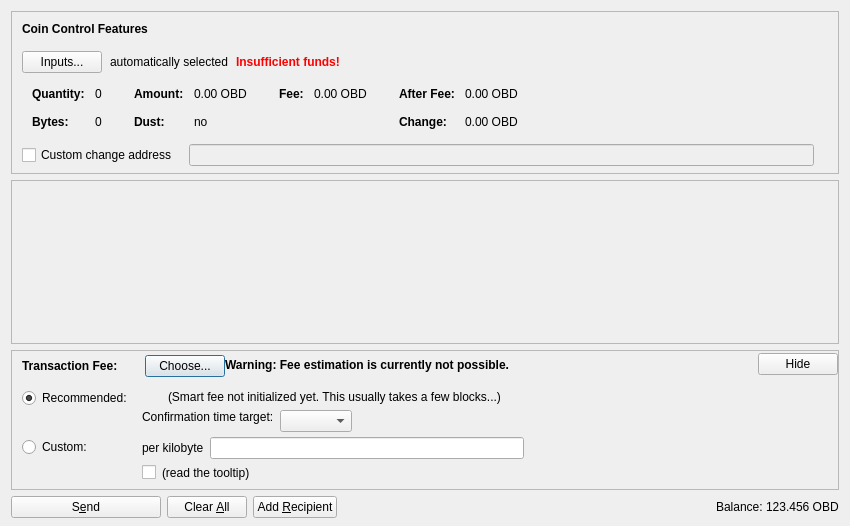
<?xml version="1.0" encoding="UTF-8"?>
<ui version="4.0">
 <class>SendCoinsDialog</class>
 <widget class="QDialog" name="SendCoinsDialog">
  <property name="geometry">
   <rect>
    <x>0</x>
    <y>0</y>
    <width>850</width>
    <height>526</height>
   </rect>
  </property>
  <property name="windowTitle">
   <string>Send Coins</string>
  </property>
  <layout class="QVBoxLayout" name="verticalLayout" stretch="0,1,0,0">
   <property name="bottomMargin">
    <number>8</number>
   </property>
   <item>
    <widget class="QFrame" name="frameCoinControl">
     <property name="sizePolicy">
      <sizepolicy hsizetype="Expanding" vsizetype="Expanding">
       <horstretch>0</horstretch>
       <verstretch>0</verstretch>
      </sizepolicy>
     </property>
     <property name="maximumSize">
      <size>
       <width>16777215</width>
       <height>16777215</height>
      </size>
     </property>
     <property name="frameShape">
      <enum>QFrame::StyledPanel</enum>
     </property>
     <property name="frameShadow">
      <enum>QFrame::Sunken</enum>
     </property>
     <layout class="QVBoxLayout" name="verticalLayoutCoinControl2">
      <property name="spacing">
       <number>0</number>
      </property>
      <property name="leftMargin">
       <number>0</number>
      </property>
      <property name="topMargin">
       <number>0</number>
      </property>
      <property name="rightMargin">
       <number>0</number>
      </property>
      <property name="bottomMargin">
       <number>6</number>
      </property>
      <item>
       <layout class="QVBoxLayout" name="verticalLayoutCoinControl" stretch="0,0,0,0,1">
        <property name="spacing">
         <number>0</number>
        </property>
        <property name="leftMargin">
         <number>10</number>
        </property>
        <property name="topMargin">
         <number>10</number>
        </property>
        <item>
         <layout class="QHBoxLayout" name="horizontalLayoutCoinControl1">
          <property name="bottomMargin">
           <number>15</number>
          </property>
          <item>
           <widget class="QLabel" name="labelCoinControlFeatures">
            <property name="sizePolicy">
             <sizepolicy hsizetype="Preferred" vsizetype="Maximum">
              <horstretch>0</horstretch>
              <verstretch>0</verstretch>
             </sizepolicy>
            </property>
            <property name="font">
             <font>
              <weight>75</weight>
              <bold>true</bold>
             </font>
            </property>
            <property name="styleSheet">
             <string notr="true">font-weight:bold;</string>
            </property>
            <property name="text">
             <string>Coin Control Features</string>
            </property>
           </widget>
          </item>
         </layout>
        </item>
        <item>
         <layout class="QHBoxLayout" name="horizontalLayoutCoinControl2" stretch="0,0,0,0">
          <property name="spacing">
           <number>8</number>
          </property>
          <property name="bottomMargin">
           <number>10</number>
          </property>
          <item>
           <widget class="QPushButton" name="pushButtonCoinControl">
            <property name="styleSheet">
             <string notr="true"/>
            </property>
            <property name="text">
             <string>Inputs...</string>
            </property>
            <property name="autoDefault">
             <bool>false</bool>
            </property>
           </widget>
          </item>
          <item>
           <widget class="QLabel" name="labelCoinControlAutomaticallySelected">
            <property name="text">
             <string>automatically selected</string>
            </property>
            <property name="margin">
             <number>5</number>
            </property>
           </widget>
          </item>
          <item>
           <widget class="QLabel" name="labelCoinControlInsuffFunds">
            <property name="font">
             <font>
              <weight>75</weight>
              <bold>true</bold>
             </font>
            </property>
            <property name="styleSheet">
             <string notr="true">color:red;font-weight:bold;</string>
            </property>
            <property name="text">
             <string>Insufficient funds!</string>
            </property>
            <property name="margin">
             <number>5</number>
            </property>
           </widget>
          </item>
          <item>
           <spacer name="horizontalSpacerCoinControl">
            <property name="orientation">
             <enum>Qt::Horizontal</enum>
            </property>
            <property name="sizeHint" stdset="0">
             <size>
              <width>40</width>
              <height>1</height>
             </size>
            </property>
           </spacer>
          </item>
         </layout>
        </item>
        <item>
         <widget class="QWidget" name="widgetCoinControl" native="true">
          <property name="sizePolicy">
           <sizepolicy hsizetype="Preferred" vsizetype="Preferred">
            <horstretch>0</horstretch>
            <verstretch>0</verstretch>
           </sizepolicy>
          </property>
          <property name="minimumSize">
           <size>
            <width>0</width>
            <height>0</height>
           </size>
          </property>
          <property name="styleSheet">
           <string notr="true"/>
          </property>
          <layout class="QHBoxLayout" name="horizontalLayoutCoinControl5">
           <property name="leftMargin">
            <number>0</number>
           </property>
           <property name="topMargin">
            <number>0</number>
           </property>
           <property name="rightMargin">
            <number>0</number>
           </property>
           <property name="bottomMargin">
            <number>0</number>
           </property>
           <item>
            <layout class="QHBoxLayout" name="horizontalLayoutCoinControl3" stretch="0,0,0,1">
             <property name="spacing">
              <number>20</number>
             </property>
             <property name="topMargin">
              <number>0</number>
             </property>
             <property name="bottomMargin">
              <number>10</number>
             </property>
             <item>
              <layout class="QFormLayout" name="formLayoutCoinControl1">
               <property name="horizontalSpacing">
                <number>10</number>
               </property>
               <property name="verticalSpacing">
                <number>14</number>
               </property>
               <property name="leftMargin">
                <number>10</number>
               </property>
               <property name="topMargin">
                <number>4</number>
               </property>
               <property name="rightMargin">
                <number>6</number>
               </property>
               <item row="0" column="0">
                <widget class="QLabel" name="labelCoinControlQuantityText">
                 <property name="font">
                  <font>
                   <weight>75</weight>
                   <bold>true</bold>
                  </font>
                 </property>
                 <property name="text">
                  <string>Quantity:</string>
                 </property>
                 <property name="margin">
                  <number>0</number>
                 </property>
                </widget>
               </item>
               <item row="0" column="1">
                <widget class="QLabel" name="labelCoinControlQuantity">
                 <property name="cursor">
                  <cursorShape>IBeamCursor</cursorShape>
                 </property>
                 <property name="contextMenuPolicy">
                  <enum>Qt::ActionsContextMenu</enum>
                 </property>
                 <property name="text">
                  <string notr="true">0</string>
                 </property>
                 <property name="margin">
                  <number>0</number>
                 </property>
                 <property name="textInteractionFlags">
                  <set>Qt::LinksAccessibleByMouse|Qt::TextSelectableByKeyboard|Qt::TextSelectableByMouse</set>
                 </property>
                </widget>
               </item>
               <item row="1" column="0">
                <widget class="QLabel" name="labelCoinControlBytesText">
                 <property name="font">
                  <font>
                   <weight>75</weight>
                   <bold>true</bold>
                  </font>
                 </property>
                 <property name="text">
                  <string>Bytes:</string>
                 </property>
                </widget>
               </item>
               <item row="1" column="1">
                <widget class="QLabel" name="labelCoinControlBytes">
                 <property name="cursor">
                  <cursorShape>IBeamCursor</cursorShape>
                 </property>
                 <property name="contextMenuPolicy">
                  <enum>Qt::ActionsContextMenu</enum>
                 </property>
                 <property name="text">
                  <string notr="true">0</string>
                 </property>
                 <property name="textInteractionFlags">
                  <set>Qt::LinksAccessibleByMouse|Qt::TextSelectableByKeyboard|Qt::TextSelectableByMouse</set>
                 </property>
                </widget>
               </item>
              </layout>
             </item>
             <item>
              <layout class="QFormLayout" name="formLayoutCoinControl2">
               <property name="horizontalSpacing">
                <number>10</number>
               </property>
               <property name="verticalSpacing">
                <number>14</number>
               </property>
               <property name="leftMargin">
                <number>6</number>
               </property>
               <property name="topMargin">
                <number>4</number>
               </property>
               <property name="rightMargin">
                <number>6</number>
               </property>
               <item row="0" column="0">
                <widget class="QLabel" name="labelCoinControlAmountText">
                 <property name="font">
                  <font>
                   <weight>75</weight>
                   <bold>true</bold>
                  </font>
                 </property>
                 <property name="text">
                  <string>Amount:</string>
                 </property>
                 <property name="margin">
                  <number>0</number>
                 </property>
                </widget>
               </item>
               <item row="0" column="1">
                <widget class="QLabel" name="labelCoinControlAmount">
                 <property name="cursor">
                  <cursorShape>IBeamCursor</cursorShape>
                 </property>
                 <property name="contextMenuPolicy">
                  <enum>Qt::ActionsContextMenu</enum>
                 </property>
                 <property name="text">
                  <string notr="true">0.00 OBD</string>
                 </property>
                 <property name="textInteractionFlags">
                  <set>Qt::LinksAccessibleByMouse|Qt::TextSelectableByKeyboard|Qt::TextSelectableByMouse</set>
                 </property>
                </widget>
               </item>
               <item row="1" column="0">
                <widget class="QLabel" name="labelCoinControlLowOutputText">
                 <property name="font">
                  <font>
                   <weight>75</weight>
                   <bold>true</bold>
                  </font>
                 </property>
                 <property name="text">
                  <string>Dust:</string>
                 </property>
                </widget>
               </item>
               <item row="1" column="1">
                <widget class="QLabel" name="labelCoinControlLowOutput">
                 <property name="cursor">
                  <cursorShape>IBeamCursor</cursorShape>
                 </property>
                 <property name="contextMenuPolicy">
                  <enum>Qt::ActionsContextMenu</enum>
                 </property>
                 <property name="text">
                  <string notr="true">no</string>
                 </property>
                 <property name="textInteractionFlags">
                  <set>Qt::LinksAccessibleByMouse|Qt::TextSelectableByKeyboard|Qt::TextSelectableByMouse</set>
                 </property>
                </widget>
               </item>
              </layout>
             </item>
             <item>
              <layout class="QFormLayout" name="formLayoutCoinControl3">
               <property name="horizontalSpacing">
                <number>10</number>
               </property>
               <property name="verticalSpacing">
                <number>14</number>
               </property>
               <property name="leftMargin">
                <number>6</number>
               </property>
               <property name="topMargin">
                <number>4</number>
               </property>
               <property name="rightMargin">
                <number>6</number>
               </property>
               <item row="0" column="0">
                <widget class="QLabel" name="labelCoinControlFeeText">
                 <property name="font">
                  <font>
                   <weight>75</weight>
                   <bold>true</bold>
                  </font>
                 </property>
                 <property name="text">
                  <string>Fee:</string>
                 </property>
                 <property name="margin">
                  <number>0</number>
                 </property>
                </widget>
               </item>
               <item row="0" column="1">
                <widget class="QLabel" name="labelCoinControlFee">
                 <property name="cursor">
                  <cursorShape>IBeamCursor</cursorShape>
                 </property>
                 <property name="contextMenuPolicy">
                  <enum>Qt::ActionsContextMenu</enum>
                 </property>
                 <property name="text">
                  <string notr="true">0.00 OBD</string>
                 </property>
                 <property name="textInteractionFlags">
                  <set>Qt::LinksAccessibleByMouse|Qt::TextSelectableByKeyboard|Qt::TextSelectableByMouse</set>
                 </property>
                </widget>
               </item>
              </layout>
             </item>
             <item>
              <layout class="QFormLayout" name="formLayoutCoinControl4">
               <property name="horizontalSpacing">
                <number>10</number>
               </property>
               <property name="verticalSpacing">
                <number>14</number>
               </property>
               <property name="leftMargin">
                <number>6</number>
               </property>
               <property name="topMargin">
                <number>4</number>
               </property>
               <property name="rightMargin">
                <number>6</number>
               </property>
               <item row="0" column="0">
                <widget class="QLabel" name="labelCoinControlAfterFeeText">
                 <property name="font">
                  <font>
                   <weight>75</weight>
                   <bold>true</bold>
                  </font>
                 </property>
                 <property name="text">
                  <string>After Fee:</string>
                 </property>
                 <property name="margin">
                  <number>0</number>
                 </property>
                </widget>
               </item>
               <item row="0" column="1">
                <widget class="QLabel" name="labelCoinControlAfterFee">
                 <property name="cursor">
                  <cursorShape>IBeamCursor</cursorShape>
                 </property>
                 <property name="contextMenuPolicy">
                  <enum>Qt::ActionsContextMenu</enum>
                 </property>
                 <property name="text">
                  <string notr="true">0.00 OBD</string>
                 </property>
                 <property name="textInteractionFlags">
                  <set>Qt::LinksAccessibleByMouse|Qt::TextSelectableByKeyboard|Qt::TextSelectableByMouse</set>
                 </property>
                </widget>
               </item>
               <item row="1" column="0">
                <widget class="QLabel" name="labelCoinControlChangeText">
                 <property name="font">
                  <font>
                   <weight>75</weight>
                   <bold>true</bold>
                  </font>
                 </property>
                 <property name="text">
                  <string>Change:</string>
                 </property>
                </widget>
               </item>
               <item row="1" column="1">
                <widget class="QLabel" name="labelCoinControlChange">
                 <property name="cursor">
                  <cursorShape>IBeamCursor</cursorShape>
                 </property>
                 <property name="contextMenuPolicy">
                  <enum>Qt::ActionsContextMenu</enum>
                 </property>
                 <property name="text">
                  <string notr="true">0.00 OBD</string>
                 </property>
                 <property name="textInteractionFlags">
                  <set>Qt::LinksAccessibleByMouse|Qt::TextSelectableByKeyboard|Qt::TextSelectableByMouse</set>
                 </property>
                </widget>
               </item>
              </layout>
             </item>
            </layout>
           </item>
          </layout>
         </widget>
        </item>
        <item>
         <layout class="QHBoxLayout" name="horizontalLayoutCoinControl4" stretch="0,0,0">
          <property name="spacing">
           <number>12</number>
          </property>
          <property name="sizeConstraint">
           <enum>QLayout::SetDefaultConstraint</enum>
          </property>
          <property name="topMargin">
           <number>5</number>
          </property>
          <property name="rightMargin">
           <number>5</number>
          </property>
          <item>
           <widget class="QCheckBox" name="checkBoxCoinControlChange">
            <property name="toolTip">
             <string>If this is activated, but the change address is empty or invalid, change will be sent to a newly generated address.</string>
            </property>
            <property name="text">
             <string>Custom change address</string>
            </property>
           </widget>
          </item>
          <item>
           <widget class="QValidatedLineEdit" name="lineEditCoinControlChange">
            <property name="enabled">
             <bool>false</bool>
            </property>
            <property name="sizePolicy">
             <sizepolicy hsizetype="Expanding" vsizetype="Fixed">
              <horstretch>0</horstretch>
              <verstretch>0</verstretch>
             </sizepolicy>
            </property>
           </widget>
          </item>
          <item>
           <widget class="QLabel" name="labelCoinControlChangeLabel">
            <property name="sizePolicy">
             <sizepolicy hsizetype="Preferred" vsizetype="Expanding">
              <horstretch>0</horstretch>
              <verstretch>0</verstretch>
             </sizepolicy>
            </property>
            <property name="minimumSize">
             <size>
              <width>0</width>
              <height>0</height>
             </size>
            </property>
            <property name="text">
             <string/>
            </property>
            <property name="margin">
             <number>3</number>
            </property>
           </widget>
          </item>
         </layout>
        </item>
        <item>
         <spacer name="verticalSpacerCoinControl">
          <property name="orientation">
           <enum>Qt::Vertical</enum>
          </property>
          <property name="sizeHint" stdset="0">
           <size>
            <width>800</width>
            <height>1</height>
           </size>
          </property>
         </spacer>
        </item>
       </layout>
      </item>
     </layout>
    </widget>
   </item>
   <item>
    <widget class="QScrollArea" name="scrollArea">
     <property name="widgetResizable">
      <bool>true</bool>
     </property>
     <widget class="QWidget" name="scrollAreaWidgetContents">
      <property name="geometry">
       <rect>
        <x>0</x>
        <y>0</y>
        <width>830</width>
        <height>104</height>
       </rect>
      </property>
      <layout class="QVBoxLayout" name="verticalLayout_2" stretch="0,1">
       <property name="leftMargin">
        <number>0</number>
       </property>
       <property name="topMargin">
        <number>0</number>
       </property>
       <property name="rightMargin">
        <number>0</number>
       </property>
       <property name="bottomMargin">
        <number>0</number>
       </property>
       <item>
        <layout class="QVBoxLayout" name="entries">
         <property name="spacing">
          <number>6</number>
         </property>
        </layout>
       </item>
       <item>
        <spacer name="verticalSpacer">
         <property name="orientation">
          <enum>Qt::Vertical</enum>
         </property>
         <property name="sizeHint" stdset="0">
          <size>
           <width>20</width>
           <height>40</height>
          </size>
         </property>
        </spacer>
       </item>
      </layout>
     </widget>
    </widget>
   </item>
   <item>
    <widget class="QFrame" name="frameFee">
     <property name="sizePolicy">
      <sizepolicy hsizetype="Expanding" vsizetype="Expanding">
       <horstretch>0</horstretch>
       <verstretch>0</verstretch>
      </sizepolicy>
     </property>
     <property name="maximumSize">
      <size>
       <width>16777215</width>
       <height>16777215</height>
      </size>
     </property>
     <property name="frameShape">
      <enum>QFrame::StyledPanel</enum>
     </property>
     <property name="frameShadow">
      <enum>QFrame::Sunken</enum>
     </property>
     <layout class="QVBoxLayout" name="verticalLayoutFee1">
      <property name="spacing">
       <number>0</number>
      </property>
      <property name="leftMargin">
       <number>0</number>
      </property>
      <property name="topMargin">
       <number>0</number>
      </property>
      <property name="rightMargin">
       <number>0</number>
      </property>
      <property name="bottomMargin">
       <number>0</number>
      </property>
      <item>
       <layout class="QVBoxLayout" name="verticalLayoutFee2" stretch="0,0,0">
        <property name="spacing">
         <number>0</number>
        </property>
        <property name="leftMargin">
         <number>10</number>
        </property>
        <property name="topMargin">
         <number>0</number>
        </property>
        <item>
         <layout class="QHBoxLayout" name="horizontalLayoutFee1">
          <property name="bottomMargin">
           <number>0</number>
          </property>
          <item>
           <layout class="QVBoxLayout" name="verticalLayoutFee7">
            <property name="spacing">
             <number>0</number>
            </property>
            <item>
             <spacer name="verticalSpacerSmartFee">
              <property name="orientation">
               <enum>Qt::Vertical</enum>
              </property>
              <property name="sizeType">
               <enum>QSizePolicy::Fixed</enum>
              </property>
              <property name="sizeHint" stdset="0">
               <size>
                <width>1</width>
                <height>4</height>
               </size>
              </property>
             </spacer>
            </item>
            <item>
             <layout class="QHBoxLayout" name="horizontalLayoutSmartFee">
              <property name="spacing">
               <number>10</number>
              </property>
              <item>
               <widget class="QLabel" name="labelFeeHeadline">
                <property name="sizePolicy">
                 <sizepolicy hsizetype="Preferred" vsizetype="Maximum">
                  <horstretch>0</horstretch>
                  <verstretch>0</verstretch>
                 </sizepolicy>
                </property>
                <property name="font">
                 <font>
                  <weight>75</weight>
                  <bold>true</bold>
                 </font>
                </property>
                <property name="styleSheet">
                 <string notr="true">font-weight:bold;</string>
                </property>
                <property name="text">
                 <string>Transaction Fee:</string>
                </property>
               </widget>
              </item>
              <item>
               <widget class="QLabel" name="labelFeeMinimized">
                <property name="text">
                 <string/>
                </property>
               </widget>
              </item>
              <item>
               <widget class="QPushButton" name="buttonChooseFee">
                <property name="text">
                 <string>Choose...</string>
                </property>
               </widget>
              </item>
             </layout>
            </item>
            <item>
             <spacer name="verticalSpacer_5">
              <property name="orientation">
               <enum>Qt::Vertical</enum>
              </property>
              <property name="sizeHint" stdset="0">
               <size>
                <width>1</width>
                <height>1</height>
               </size>
              </property>
             </spacer>
            </item>
           </layout>
          </item>
          <item>
           <widget class="QLabel" name="fallbackFeeWarningLabel">
            <property name="toolTip">
             <string>Using the fallbackfee can result in sending a transaction that will take several hours or days (or never) to confirm. Consider choosing your fee manually or wait until you have validated the complete chain.</string>
            </property>
            <property name="font">
            <font>
                <weight>75</weight>
                <bold>true</bold>
            </font>
            </property>
            <property name="text">
             <string>Warning: Fee estimation is currently not possible.</string>
            </property>
            <property name="wordWrap">
             <bool>false</bool>
            </property>
           </widget>
          </item>
          <item>
           <spacer name="horizontalSpacer_4">
            <property name="orientation">
             <enum>Qt::Horizontal</enum>
            </property>
            <property name="sizeType">
             <enum>QSizePolicy::MinimumExpanding</enum>
            </property>
            <property name="sizeHint" stdset="0">
             <size>
              <width>40</width>
              <height>20</height>
             </size>
            </property>
           </spacer>
          </item>
          <item>
           <widget class="QPushButton" name="buttonMinimizeFee">
            <property name="toolTip">
             <string>collapse fee-settings</string>
            </property>
            <property name="text">
             <string>Hide</string>
            </property>
           </widget>
          </item>
         </layout>
        </item>
        <item>
         <widget class="QFrame" name="frameFeeSelection">
          <layout class="QVBoxLayout" name="verticalLayoutFee12">
           <property name="spacing">
            <number>0</number>
           </property>
           <property name="leftMargin">
            <number>0</number>
           </property>
           <property name="topMargin">
            <number>0</number>
           </property>
           <property name="rightMargin">
            <number>0</number>
           </property>
           <property name="bottomMargin">
            <number>0</number>
           </property>
           <item>
            <layout class="QGridLayout" name="gridLayoutFee">
             <property name="topMargin">
              <number>10</number>
             </property>
             <property name="bottomMargin">
              <number>4</number>
             </property>
             <property name="horizontalSpacing">
              <number>10</number>
             </property>
             <property name="verticalSpacing">
              <number>4</number>
             </property>
             <item row="1" column="1">
              <layout class="QVBoxLayout" name="verticalLayoutFee8">
               <property name="spacing">
                <number>6</number>
               </property>
               <item>
                <layout class="QHBoxLayout" name="horizontalLayoutFee13">
                 <item>
                  <widget class="QLabel" name="labelCustomPerKilobyte">
                   <property name="toolTip">
                    <string>If the custom fee is set to 1000 satoshis and the transaction is only 250 bytes, then &quot;per kilobyte&quot; only pays 250 satoshis in fee, while &quot;total at least&quot; pays 1000 satoshis. For transactions bigger than a kilobyte both pay by kilobyte.</string>
                   </property>
                   <property name="text">
                    <string>per kilobyte</string>
                   </property>
                  </widget>
                 </item>
                 <item>
                  <widget class="BitcoinAmountField" name="customFee"/>
                 </item>
                 <item>
                  <spacer name="horizontalSpacer_6">
                   <property name="orientation">
                    <enum>Qt::Horizontal</enum>
                   </property>
                   <property name="sizeHint" stdset="0">
                    <size>
                     <width>1</width>
                     <height>1</height>
                    </size>
                   </property>
                  </spacer>
                 </item>
                </layout>
               </item>
               <item>
                <layout class="QHBoxLayout" name="horizontalLayoutFee8">
                 <item>
                  <widget class="QCheckBox" name="checkBoxMinimumFee">
                   <property name="toolTip">
                    <string>Paying only the minimum fee is just fine as long as there is less transaction volume than space in the blocks. But be aware that this can end up in a never confirming transaction once there is more demand for OBD transactions than the network can process.</string>
                   </property>
                   <property name="text">
                    <string/>
                   </property>
                  </widget>
                 </item>
                 <item>
                  <widget class="QLabel" name="labelMinFeeWarning">
                   <property name="enabled">
                    <bool>true</bool>
                   </property>
                   <property name="toolTip">
                    <string>Paying only the minimum fee is just fine as long as there is less transaction volume than space in the blocks. But be aware that this can end up in a never confirming transaction once there is more demand for OBD transactions than the network can process.</string>
                   </property>
                   <property name="text">
                    <string>(read the tooltip)</string>
                   </property>
                   <property name="margin">
                    <number>5</number>
                   </property>
                  </widget>
                 </item>
                 <item>
                  <spacer name="horizontalSpacer_2">
                   <property name="orientation">
                    <enum>Qt::Horizontal</enum>
                   </property>
                   <property name="sizeHint" stdset="0">
                    <size>
                     <width>1</width>
                     <height>1</height>
                    </size>
                   </property>
                  </spacer>
                 </item>
                </layout>
               </item>
              </layout>
             </item>
             <item row="0" column="0">
              <layout class="QVBoxLayout" name="verticalLayoutFee4" stretch="0,1">
               <item>
                <widget class="QRadioButton" name="radioSmartFee">
                 <property name="text">
                  <string>Recommended:</string>
                 </property>
                 <property name="checked">
                  <bool>true</bool>
                 </property>
                 <attribute name="buttonGroup">
                  <string notr="true">groupFee</string>
                 </attribute>
                </widget>
               </item>
               <item>
                <spacer name="verticalSpacer_2">
                 <property name="orientation">
                  <enum>Qt::Vertical</enum>
                 </property>
                 <property name="sizeHint" stdset="0">
                  <size>
                   <width>1</width>
                   <height>1</height>
                  </size>
                 </property>
                </spacer>
               </item>
              </layout>
             </item>
             <item row="1" column="0">
              <layout class="QVBoxLayout" name="verticalLayoutFee9" stretch="0,1">
               <item>
                <widget class="QRadioButton" name="radioCustomFee">
                 <property name="text">
                  <string>Custom:</string>
                 </property>
                 <attribute name="buttonGroup">
                  <string notr="true">groupFee</string>
                 </attribute>
                </widget>
               </item>
               <item>
                <spacer name="verticalSpacer_6">
                 <property name="orientation">
                  <enum>Qt::Vertical</enum>
                 </property>
                 <property name="sizeHint" stdset="0">
                  <size>
                   <width>1</width>
                   <height>1</height>
                  </size>
                 </property>
                </spacer>
               </item>
              </layout>
             </item>
             <item row="0" column="1">
              <layout class="QVBoxLayout" name="verticalLayoutFee3" stretch="0,0,1">
               <property name="spacing">
                <number>6</number>
               </property>
               <property name="topMargin">
                <number>2</number>
               </property>
               <item>
                <layout class="QHBoxLayout" name="horizontalLayoutFee12">
                 <item>
                  <widget class="QLabel" name="labelSmartFee">
                   <property name="text">
                    <string/>
                   </property>
                   <property name="margin">
                    <number>2</number>
                   </property>
                  </widget>
                 </item>
                 <item>
                  <widget class="QLabel" name="labelFeeEstimation">
                   <property name="text">
                    <string/>
                   </property>
                  </widget>
                 </item>
                 <item>
                  <widget class="QLabel" name="labelSmartFee2">
                   <property name="text">
                    <string>(Smart fee not initialized yet. This usually takes a few blocks...)</string>
                   </property>
                   <property name="margin">
                    <number>2</number>
                   </property>
                  </widget>
                 </item>
                 <item>
                  <spacer name="horizontalSpacer_5">
                   <property name="orientation">
                    <enum>Qt::Horizontal</enum>
                   </property>
                   <property name="sizeHint" stdset="0">
                    <size>
                     <width>1</width>
                     <height>1</height>
                    </size>
                   </property>
                  </spacer>
                 </item>
                </layout>
               </item>
               <item>
                <layout class="QHBoxLayout" name="horizontalLayoutFee9">
                 <item>
                  <layout class="QVBoxLayout" name="verticalLayoutFee6">
                   <item>
                    <widget class="QLabel" name="labelSmartFee3">
                     <property name="text">
                      <string>Confirmation time target:</string>
                     </property>
                     <property name="margin">
                      <number>2</number>
                     </property>
                    </widget>
                   </item>
                   <item>
                    <spacer name="verticalSpacer_3">
                     <property name="orientation">
                      <enum>Qt::Vertical</enum>
                     </property>
                     <property name="sizeHint" stdset="0">
                      <size>
                       <width>1</width>
                       <height>1</height>
                      </size>
                     </property>
                    </spacer>
                   </item>
                  </layout>
                 </item>
                 <item>
                  <layout class="QVBoxLayout" name="verticalLayoutFee5">
                   <property name="rightMargin">
                    <number>30</number>
                   </property>
                   <item>
                    <layout class="QHBoxLayout" name="horizontalLayoutConfTarget">
                     <property name="bottomMargin">
                      <number>0</number>
                     </property>
                     <item>
                      <widget class="QComboBox" name="confTargetSelector"/>
                     </item>
                     <item>
                      <spacer name="horizontalSpacerConfTarget">
                       <property name="orientation">
                        <enum>Qt::Horizontal</enum>
                       </property>
                       <property name="sizeHint" stdset="0">
                        <size>
                         <width>40</width>
                         <height>20</height>
                        </size>
                       </property>
                      </spacer>
                     </item>
                    </layout>
                   </item>
                  </layout>
                 </item>
                </layout>
               </item>
               <item>
                <spacer name="verticalSpacer_4">
                 <property name="orientation">
                  <enum>Qt::Vertical</enum>
                 </property>
                 <property name="sizeHint" stdset="0">
                  <size>
                   <width>1</width>
                   <height>1</height>
                  </size>
                 </property>
                </spacer>
               </item>
              </layout>
             </item>
            </layout>
           </item>
          </layout>
         </widget>
        </item>
        <item>
         <spacer name="verticalSpacerFee">
          <property name="orientation">
           <enum>Qt::Vertical</enum>
          </property>
          <property name="sizeHint" stdset="0">
           <size>
            <width>40</width>
            <height>5</height>
           </size>
          </property>
         </spacer>
        </item>
       </layout>
      </item>
     </layout>
    </widget>
   </item>
   <item>
    <layout class="QHBoxLayout" name="horizontalLayout">
     <item>
      <widget class="QPushButton" name="sendButton">
       <property name="minimumSize">
        <size>
         <width>150</width>
         <height>0</height>
        </size>
       </property>
       <property name="toolTip">
        <string>Confirm the send action</string>
       </property>
       <property name="text">
        <string>S&amp;end</string>
       </property>
       <property name="icon">
        <iconset resource="../bitcoin.qrc">
         <normaloff>:/icons/send</normaloff>:/icons/send</iconset>
       </property>
       <property name="autoDefault">
        <bool>false</bool>
       </property>
       <property name="default">
        <bool>false</bool>
       </property>
      </widget>
     </item>
     <item>
      <widget class="QPushButton" name="clearButton">
       <property name="sizePolicy">
        <sizepolicy hsizetype="Minimum" vsizetype="Fixed">
         <horstretch>0</horstretch>
         <verstretch>0</verstretch>
        </sizepolicy>
       </property>
       <property name="toolTip">
        <string>Clear all fields of the form.</string>
       </property>
       <property name="text">
        <string>Clear &amp;All</string>
       </property>
       <property name="icon">
        <iconset resource="../bitcoin.qrc">
         <normaloff>:/icons/remove</normaloff>:/icons/remove</iconset>
       </property>
       <property name="autoDefault">
        <bool>false</bool>
       </property>
      </widget>
     </item>
     <item>
      <widget class="QPushButton" name="addButton">
       <property name="toolTip">
        <string>Send to multiple recipients at once</string>
       </property>
       <property name="text">
        <string>Add &amp;Recipient</string>
       </property>
       <property name="icon">
        <iconset resource="../bitcoin.qrc">
         <normaloff>:/icons/add</normaloff>:/icons/add</iconset>
       </property>
       <property name="autoDefault">
        <bool>false</bool>
       </property>
      </widget>
     </item>
     <item>
      <spacer name="horizontalSpacer">
       <property name="orientation">
        <enum>Qt::Horizontal</enum>
       </property>
       <property name="sizeHint" stdset="0">
        <size>
         <width>40</width>
         <height>20</height>
        </size>
       </property>
      </spacer>
     </item>
     <item>
      <layout class="QHBoxLayout" name="horizontalLayout_2">
       <property name="spacing">
        <number>3</number>
       </property>
       <item>
        <widget class="QLabel" name="label">
         <property name="sizePolicy">
          <sizepolicy hsizetype="Preferred" vsizetype="Fixed">
           <horstretch>0</horstretch>
           <verstretch>0</verstretch>
          </sizepolicy>
         </property>
         <property name="text">
          <string>Balance:</string>
         </property>
        </widget>
       </item>
       <item>
        <widget class="QLabel" name="labelBalance">
         <property name="sizePolicy">
          <sizepolicy hsizetype="Preferred" vsizetype="Fixed">
           <horstretch>0</horstretch>
           <verstretch>0</verstretch>
          </sizepolicy>
         </property>
         <property name="cursor">
          <cursorShape>IBeamCursor</cursorShape>
         </property>
         <property name="text">
          <string notr="true">123.456 OBD</string>
         </property>
         <property name="textInteractionFlags">
          <set>Qt::LinksAccessibleByMouse|Qt::TextSelectableByKeyboard|Qt::TextSelectableByMouse</set>
         </property>
        </widget>
       </item>
      </layout>
     </item>
    </layout>
   </item>
  </layout>
 </widget>
 <customwidgets>
  <customwidget>
   <class>QValidatedLineEdit</class>
   <extends>QLineEdit</extends>
   <header>qt/qvalidatedlineedit.h</header>
  </customwidget>
  <customwidget>
   <class>BitcoinAmountField</class>
   <extends>QLineEdit</extends>
   <header>qt/bitcoinamountfield.h</header>
   <container>1</container>
  </customwidget>
 </customwidgets>
 <resources>
  <include location="../bitcoin.qrc"/>
 </resources>
 <connections/>
 <buttongroups>
  <buttongroup name="groupFee"/>
 </buttongroups>
</ui>
